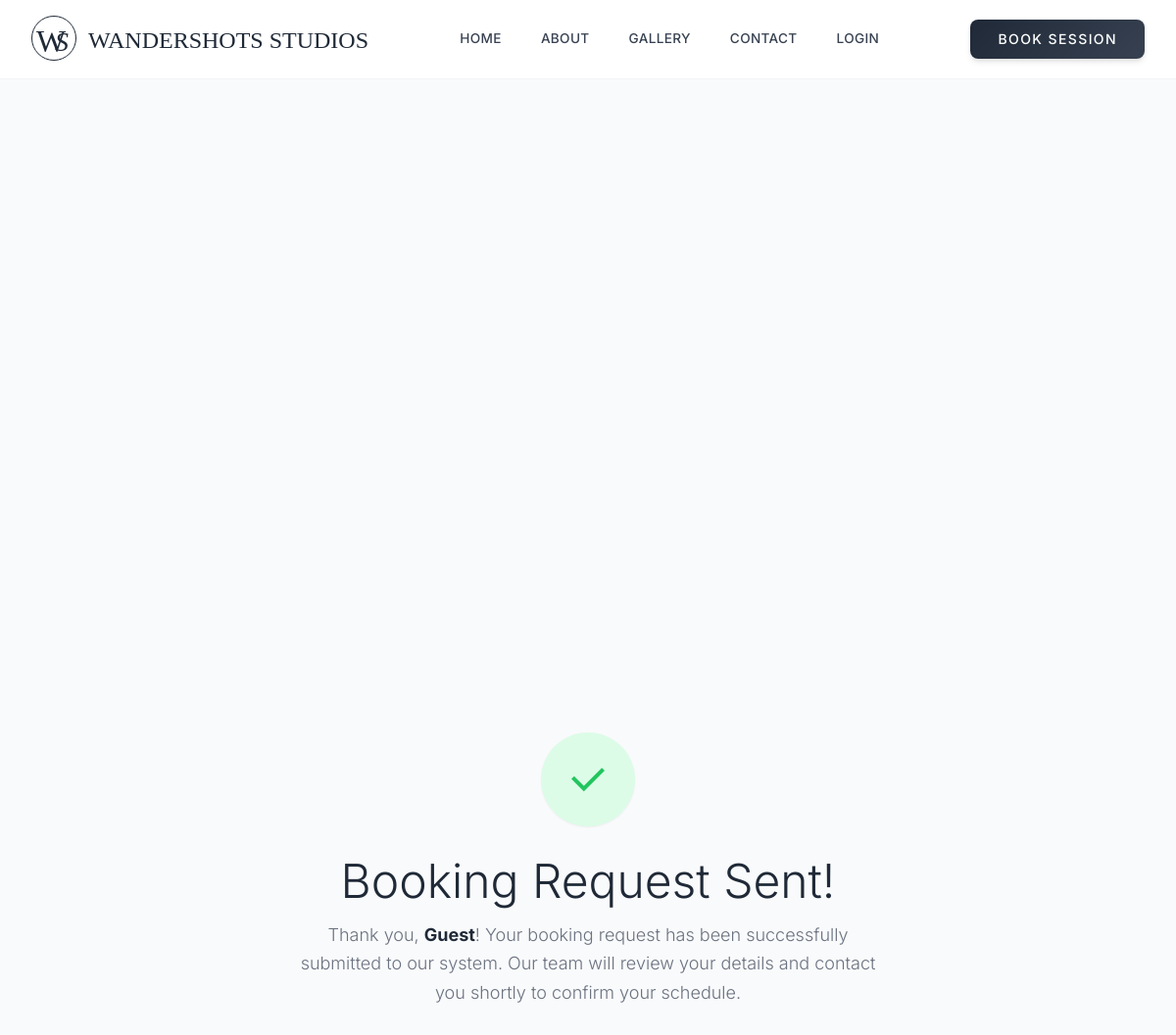
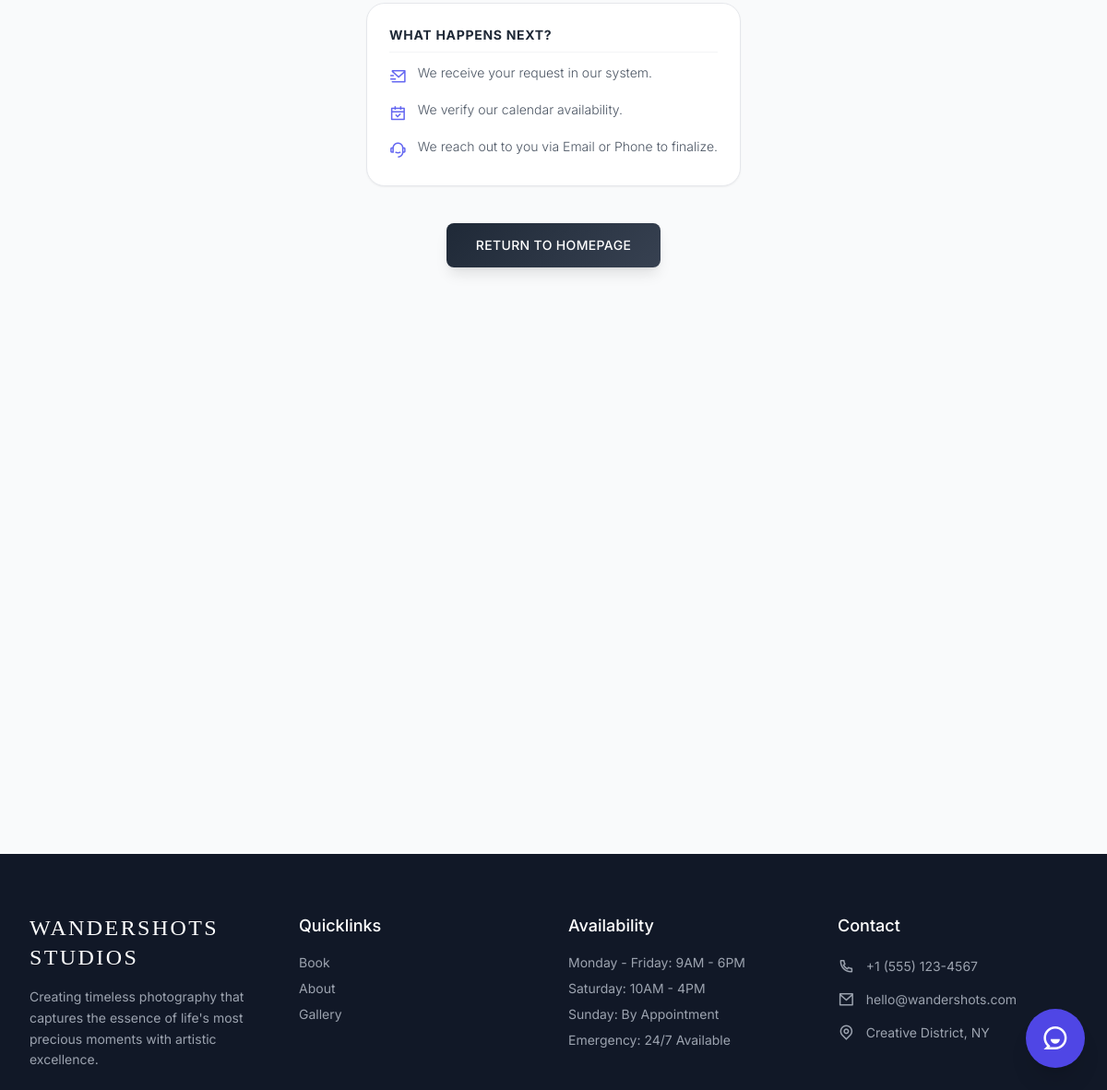
The app's page /booking-success with its own data (2 pictures, top to bottom).
### website/models.py (models this page shows)
class SiteSetting(db.Model):
    id = db.Column(db.Integer, primary_key=True)
    setting_key = db.Column(db.String(100), unique=True, nullable=False)
    setting_value = db.Column(db.Text)

class QuickLink(db.Model):
    id = db.Column(db.Integer, primary_key=True)
    name = db.Column(db.String(100), nullable=False)
    url = db.Column(db.String(500), nullable=False)
    order = db.Column(db.Integer, default=0)

### website/views.py (the view)
@views.route('/booking-success')
def booking_success():
    name = request.args.get('name', 'Guest')
    return render_template("booking_success.html", user=current_user, page='book', name=name)

### website/views.py (called while the page is built)
def get_setting(key, default_value=""):
    setting = SiteSetting.query.filter_by(setting_key=key).first()
    return setting.setting_value if setting else default_value

def get_image_url(filename, default_url):
    if not filename:
        return default_url
    if filename.startswith('http://') or filename.startswith('https://'):
        return filename
    return url_for('static', filename='images/' + filename)

@views.before_request
def check_maintenance_mode():
    if request.path.startswith('/static') or \
       request.path.startswith('/admin') or \
       request.path == '/maintenance' or \
       request.endpoint == 'auth.admin_login':
        return
    maintenance = get_setting('site_maintenance_mode', 'false')
    if maintenance == 'true':
        if current_user.is_authenticated and current_user.role in ['admin', 'super_admin']:
            return
        if request.path != '/maintenance':
            return redirect(url_for('views.maintenance'))

### website/templates/booking_success.html
{% extends "base.html" %}
{% block content %}
<section class="pt-32 pb-24 bg-gray-50 min-h-[85vh] flex items-center justify-center">
    <div class="max-w-2xl mx-auto px-6 lg:px-8 text-center fade-in">
        <div class="w-24 h-24 bg-green-100 rounded-full flex items-center justify-center mx-auto mb-8 shadow-sm">
            <i class="ri-check-line text-5xl text-green-500"></i>
        </div>
        <h1 class="text-4xl lg:text-5xl font-light text-primary mb-4">Booking Request Sent!</h1>
        <p class="text-gray-500 text-lg font-light leading-relaxed mb-8">
            Thank you, <span class="font-bold text-gray-800">{{ name }}</span>! Your booking request has been successfully submitted to our system.
            Our team will review your details and contact you shortly to confirm your schedule.
        </p>
        <div class="bg-white p-6 rounded-xl border border-gray-200 shadow-sm inline-block mb-10 text-left w-full sm:w-auto min-w-[300px]">
            <h4 class="text-primary font-bold mb-3 border-b border-gray-100 pb-2 text-sm uppercase tracking-wider">What happens next?</h4>
            <ul class="text-sm text-gray-600 space-y-3 font-light">
                <li class="flex items-start"><i class="ri-mail-send-line text-indigo-500 mr-3 text-lg"></i> We receive your request in our system.</li>
                <li class="flex items-start"><i class="ri-calendar-check-line text-indigo-500 mr-3 text-lg"></i> We verify our calendar availability.</li>
                <li class="flex items-start"><i class="ri-customer-service-2-line text-indigo-500 mr-3 text-lg"></i> We reach out to you via Email or Phone to finalize.</li>
            </ul>
        </div>
        <div>
            <a href="{{ url_for('views.home') }}" class="btn-primary text-white px-8 py-3.5 !rounded-button font-medium text-sm tracking-wide shadow-lg transition-all inline-block">
                RETURN TO HOMEPAGE
            </a>
        </div>
    </div>
</section>
{% endblock %}

### website/templates/base.html (shortened to what this page needs)
<!DOCTYPE html>
<html lang="en" class="scroll-smooth">
<head>
    <script src="https://cdn.tailwindcss.com/3.4.16"></script>
    <link href="https://cdnjs.cloudflare.com/ajax/libs/remixicon/4.6.0/remixicon.min.css" rel="stylesheet">
    <script src="https://cdn.tailwindcss.com/3.4.16"></script>
    <link href="https://cdnjs.cloudflare.com/ajax/libs/remixicon/4.6.0/remixicon.min.css" rel="stylesheet">
</head>
<body class="flex flex-col min-h-screen selection:bg-primary selection:text-white">
    {% if page != 'auth' and page != 'dashboard' and page != 'admin_login' %}
    <nav id="navbar" class="fixed top-0 left-0 right-0 z-50 bg-white/95 backdrop-blur-md border-b border-gray-100">
        <div class="max-w-7xl mx-auto px-4 md:px-6 lg:px-8">
            <div class="flex items-center justify-between h-20">
                <div class="flex items-center">
                    <a href="{{ url_for('views.home') }}"
                        class="flex items-center gap-3 group text-primary logo-entrance">
                        {% if header_logo_type == 'image' and header_logo_image %}
                        <img src="{{ header_logo_image }}" alt="Logo"
                            class="h-12 md:h-16 w-auto object-contain img-logo-anim">
                        <div class="flex flex-col justify-center">
                            <span class="font-['Pacifico'] text-2xl leading-none">{{ header_logo_text }}</span>
                        </div>
                        {% else %}
                        <div class="ws-logo-container scale-90 md:scale-100">
                            <div class="ws-monogram-circle"><span class="ws-w">W</span><span class="ws-s">S</span></div>
                        </div>
                        <div class="flex flex-col justify-center">
                            <span class="font-['Pacifico'] text-2xl leading-none">{{ header_logo_text }}</span>
                        </div>
                        {% endif %}
                    </a>
                </div>
                <div class="hidden md:flex items-center space-x-6 lg:space-x-10 text-gray-700">
                    <a href="{{ url_for('views.home') }}"
                        class="font-medium tracking-wide text-[0.85rem] nav-link hover:text-primary transition-colors {% if page=='home'%}nav-link-active font-bold text-primary{%endif%}">HOME</a>
                    <a href="{{ url_for('views.about') }}"
                        class="font-medium tracking-wide text-[0.85rem] nav-link hover:text-primary transition-colors {% if page=='about'%}nav-link-active font-bold text-primary{%endif%}">ABOUT</a>
                    <a href="{{ url_for('views.works') }}"
                        class="font-medium tracking-wide text-[0.85rem] nav-link hover:text-primary transition-colors {% if page=='works'%}nav-link-active font-bold text-primary{%endif%}">GALLERY</a>
                    <a href="{{ url_for('views.contact') }}"
                        class="font-medium tracking-wide text-[0.85rem] nav-link hover:text-primary transition-colors {% if page=='contact'%}nav-link-active font-bold text-primary{%endif%}">CONTACT</a>
                    {% if user.is_authenticated %}
                    {% if user.role in ['admin', 'super_admin'] %}
                    <a href="{{ url_for('views.dashboard') }}"
                        class="text-indigo-600 font-bold tracking-wide text-[0.85rem] nav-link hover:text-indigo-800">DASHBOARD</a>
                    {% else %}
                    <a href="{{ url_for('views.customer_dashboard') }}"
                        class="text-indigo-600 font-bold tracking-wide text-[0.85rem] nav-link hover:text-indigo-800">MY
                        BOOKINGS</a>
                    {% endif %}
                    {% else %}
                    <a href="{{ url_for('auth.login') }}"
                        class="font-medium tracking-wide text-[0.85rem] nav-link hover:text-primary transition-colors">LOGIN</a>
                    {% endif %}
                </div>
                <div class="hidden md:flex items-center space-x-4 lg:space-x-6">
                    <a href="{{ header_cta_link }}"
                        class="btn-primary text-white px-5 lg:px-7 py-2.5 !rounded-button whitespace-nowrap font-medium text-xs lg:text-sm tracking-widest shadow-md uppercase">
                        {{ header_cta_text }}
                    </a>
                </div>
            </div>
        </div>
    </nav>
    {% endif %}
    <main class="flex-grow {% if page == 'dashboard' or page == 'auth' %}pt-0{% else %}pt-20{% endif %}">
        {% block content %}{% endblock %}
    </main>
    {% if page in ['home', 'about', 'works', 'contact', 'login', 'signup', 'book', 'customer_dashboard'] %}
    <button id="chat-bubble" onclick="toggleChat()"
        class="fixed bottom-6 right-6 z-[9999] bg-indigo-600 text-white w-16 h-16 rounded-full flex items-center justify-center shadow-xl hover:bg-indigo-700 transition-transform hover:scale-105">
        <i class="ri-chat-smile-3-line text-3xl"></i>
    </button>
    {% endif %}
    {% if page != 'auth' and page != 'dashboard' and page != 'admin_login' %}
    <footer class="bg-gray-900 text-white py-12 md:py-16">
        <div class="max-w-7xl mx-auto px-6 lg:px-8">
            <div class="grid grid-cols-1 md:grid-cols-2 lg:grid-cols-4 gap-10 md:gap-8">
                <div class="space-y-4">
                    <span class="font-serif-logo text-xl md:text-2xl tracking-widest font-medium text-white">{{
                        header_logo_text if header_logo_text else 'WANDERSHOTS' }}</span>
                    <p class="text-gray-400 leading-relaxed text-sm">{{ footer_desc }}</p>
                    <div class="flex space-x-4 pt-2">
                    </div>
                </div>
                <div class="space-y-4">
                    <h4 class="text-lg font-medium">Quicklinks</h4>
                    <ul class="space-y-2 text-gray-400 text-sm">
                        {% for link in quick_links %}
                        <li><a href="{{ link.url }}" class="hover:text-white transition-colors duration-200">{{
                                link.name }}</a></li>
                        {% endfor %}
                    </ul>
                </div>
                <div class="space-y-4">
                    <h4 class="text-lg font-medium">Availability</h4>
                    <ul class="space-y-2 text-gray-400 text-sm">
                        <li>{{ footer_avail_1 }}</li>
                        <li>{{ footer_avail_2 }}</li>
                        <li>{{ footer_avail_3 }}</li>
                        <li>{{ footer_avail_4 }}</li>
                    </ul>
                </div>
                <div class="space-y-4">
                    <h4 class="text-lg font-medium">Contact</h4>
                    <ul class="space-y-2 text-gray-400 text-sm">
                        <li class="flex items-center space-x-3"><i
                                class="ri-phone-line text-lg flex-shrink-0"></i><span>{{ footer_contact_phone }}</span>
                        </li>
                        <li class="flex items-center space-x-3"><i class="ri-mail-line text-lg flex-shrink-0"></i><span
                                class="break-all">{{ footer_contact_email }}</span></li>
                        <li class="flex items-center space-x-3"><i
                                class="ri-map-pin-line text-lg flex-shrink-0"></i><span>{{ footer_contact_address
                                }}</span></li>
                    </ul>
                </div>
            </div>
        </div>
    </footer>
    {% endif %}
</body>
</html>

### website/templates/base.html (style rules this page uses)
body { font-family: 'Inter', sans-serif; background-color: #ffffff; color: #111827; }
:where([class^="ri-"])::before { content: "\f3c2"; }
#navbar { transition: box-shadow 0.3s ease; }
.nav-link { position: relative; display: inline-block; padding-bottom: 2px; }
.nav-link::after { content: ''; position: absolute; width: 0; height: 1.5px; bottom: -2px; left: 0; background-color: currentColor; transition: width 0.3s cubic-bezier(0.4, 0, 0.2, 1); }
.logo-entrance { animation: logoEntrance 1s cubic-bezier(0.16, 1, 0.3, 1) forwards; }
.ws-logo-container { display: flex; flex-direction: column; align-items: center; justify-content: center; transform-origin: left center; transition: transform 0.3s ease; }
.ws-monogram-circle { position: relative; width: 46px; height: 46px; display: flex; align-items: center; justify-content: center; margin: 0 auto 3px auto; }
.ws-monogram-circle::after { content: ''; position: absolute; inset: 0; border: 1px solid #1f2937; border-radius: 50%; transition: all 0.6s cubic-bezier(0.68, -0.55, 0.265, 1.55); }
.ws-w { font-family: 'Playfair Display', serif; font-size: 32px; font-weight: 400; color: #1f2937; position: absolute; left: 5px; top: 2px; z-index: 1; transition: all 0.5s ease; }
.ws-s { font-family: 'Playfair Display', serif; font-style: italic; font-size: 28px; font-weight: 500; color: #1f2937; position: absolute; right: 8px; top: 6px; z-index: 2; transition: all 0.5s ease; }
.fade-in { opacity: 0; transform: translateY(20px); animation: fadeInUp 0.7s cubic-bezier(0.16, 1, 0.3, 1) forwards; }
.btn-primary { background: linear-gradient(135deg, #1f2937, #374151); transition: all 0.3s ease; }

### records on screen
SiteSetting: setting_value "WANDERSHOTS STUDIOS"
SiteSetting: setting_value "BOOK SESSION"
SiteSetting: setting_value "Creating timeless photography that captures the essence of life's most precious moments with artistic excellence."
QuickLink: name "Book"
QuickLink: name "About"
QuickLink: name "Gallery"
SiteSetting: setting_value "Monday - Friday: 9AM - 6PM"
SiteSetting: setting_value "Saturday: 10AM - 4PM"
SiteSetting: setting_value "Sunday: By Appointment"
SiteSetting: setting_value "Emergency: 24/7 Available"
SiteSetting: setting_value "+1 (555) 123-4567"
SiteSetting: setting_value "hello@wandershots.com"
SiteSetting: setting_value "Creative District, NY"

### other values on screen
{{ name }} "Guest"
